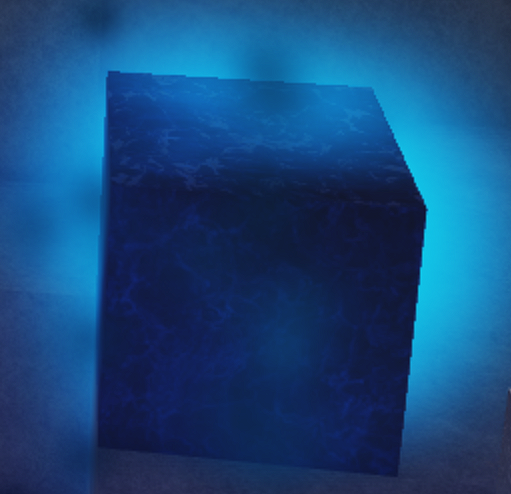
#> input picture study/python/block.png, 511 x 494 px
$ python borders.py
#> lines starting #> are read from the running program, lines starting #| are printed output that depends on the picture
import sys
import cv2 as cv
import numpy as np
from random import randint

def main(argv):
    borderType = cv.BORDER_CONSTANT
    window_name = "copyMakeBorder Demo"

    image_name = argv[0] if len(argv) > 0 else 'block.png'
    # Load an image
    src = cv.imread(cv.samples.findFile(image_name), cv.IMREAD_COLOR)
#> src is the input picture: shape (494, 511, 3); mean B, G, R 122.5, 71.6, 22.5
    # Check if image is loaded fine
    if src is None:
        print('Error opening image!')
        print('Usage: copy_make_border.py [image_name -- default block.png] \n')
        return -1

    print('\n'
          '\t copyMakeBorder Demo: \n'
          ' -------------------- \n'
          ' ** Press \'c\' to set the border to a random constant value \n'
          ' ** Press \'r\' to set the border to be replicated \n'
          ' ** Press \'ESC\' to exit the program ')

    cv.namedWindow(window_name, cv.WINDOW_AUTOSIZE)

    top = int(0.05 * src.shape[0])  # shape[0] = rows
#> top = 24
    bottom = top
#> bottom = 24
    left = int(0.05 * src.shape[1])  # shape[1] = cols
#> left = 25
    right = left
#> right = 25

    while True:
        value = [randint(0, 255), randint(0, 255), randint(0, 255)]

        dst = cv.copyMakeBorder(src, top, bottom, left, right, borderType, None, value)
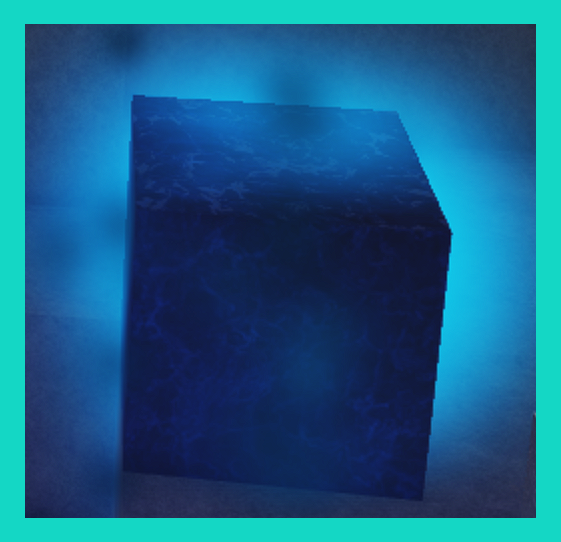
#> dst: shape (542, 561, 3); mean B, G, R 135.2, 96, 22.1

        cv.imshow(window_name, dst)

        key = cv.waitKey(500)
#> (key Esc is pressed here)
        if key == 27:
            break
        elif key == 99:  # 99 = ord('c')
            borderType = cv.BORDER_CONSTANT
        elif key == 114:  # 114 = ord('r')
            borderType = cv.BORDER_REPLICATE

    return 0

if __name__ == "__main__":
    main(['block.png'])
